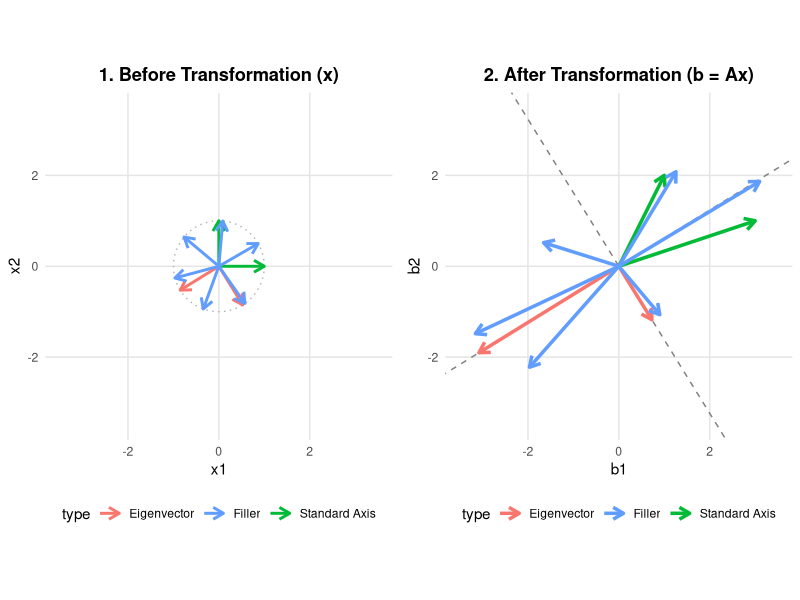

Reproduce this figure in R.
## ---- chunk 1
library(ggplot2)
library(gridExtra) # For arranging plots side-by-side

# --- 1. SETUP ---

# Define a symmetric matrix that stretches and rotates
# A = [ 3  1 ]
#     [ 1  2 ]
A <- matrix(c(3, 1, 1, 2), nrow = 2)

# Get eigen decomposition
eig <- eigen(A)
Q <- eig$vectors
vals <- eig$values

# --- 2. CREATE VECTORS (The "Before" state) ---

# a. Specific vectors of interest
v_e1 <- c(1, 0)
v_e2 <- c(0, 1)
v_q1 <- Q[,1] # Major eigenvector (associated with largest eigenvalue)
v_q2 <- Q[,2] # Minor eigenvector

# b. Filler vectors on the unit circle
# Using angles that likely won't exactly overlap with the specific ones above
angles_filler <- seq(pi/6, 2*pi, length.out = 7)[1:6]
fillers <- lapply(angles_filler, function(th) c(cos(th), sin(th)))

# c. Combine into a data frame
# We label the types for coloring later
df_vecs <- data.frame(
  x_orig = c(v_e1[1], v_e2[1], v_q1[1], v_q2[1], sapply(fillers, `[`, 1)),
  y_orig = c(v_e1[2], v_e2[2], v_q1[2], v_q2[2], sapply(fillers, `[`, 2)),
  type = c("Standard Axis", "Standard Axis", "Eigenvector", "Eigenvector", 
           rep("Filler", 6))
)

# --- 3. CALCULATE TRANSFORMATION (The "After" state) ---

# Apply A to the original vectors: b = Ax
orig_matrix <- as.matrix(df_vecs[, c("x_orig", "y_orig")])
trans_matrix <- t(A %*% t(orig_matrix))

df_vecs$x_trans <- trans_matrix[,1]
df_vecs$y_trans <- trans_matrix[,2]

# Calculate slopes for eigenvector guidelines in Plot 2
slope_q1 <- Q[2,1] / Q[1,1]
slope_q2 <- Q[2,2] / Q[1,2]

# Define colors for consistency
my_colors <- c("Standard Axis" = "#00ba38", # Green
               "Eigenvector" = "#f8766d",   # Red
               "Filler" = "#619cff")        # Blue

# --- 4. PLOTTING ---

# Common theme settings
common_theme <- theme_minimal() +
  theme(
    panel.grid.major = element_line(color = "gray90"),
    panel.grid.minor = element_blank(),
    legend.position = "bottom",
    plot.title = element_text(hjust = 0.5, face="bold")
  )

# Determine plot limits to keep scales identical
max_lim <- max(abs(c(df_vecs$x_trans, df_vecs$y_trans))) * 1.1
xlims <- c(-max_lim, max_lim)
ylims <- c(-max_lim, max_lim)


# ---- Plot 1: Before Transformation (Unit Circle) ----
p1 <- ggplot(df_vecs) +
  # Background unit circle
  annotate("path",
           x = cos(seq(0, 2*pi, length.out=100)),
           y = sin(seq(0, 2*pi, length.out=100)),
           color = "gray70", linetype = "dotted") +
  # The vectors
  geom_segment(aes(x=0, y=0, xend=x_orig, yend=y_orig, color=type), 
               arrow = arrow(length = unit(0.3, "cm")), size=1) +
  scale_color_manual(values = my_colors) +
  coord_fixed(xlim = xlims, ylim = ylims) +
  labs(title = "1. Before Transformation (x)", 
       x = "x1", y = "x2") +
  common_theme

# ---- Plot 2: After Transformation (Oval) ----
p2 <- ggplot(df_vecs) +
  # Background oval (transforming the dense circle path from p1)
  annotate("path",
           x = (A %*% rbind(cos(seq(0,2*pi,100)), sin(seq(0,2*pi,100))))[1,],
           y = (A %*% rbind(cos(seq(0,2*pi,100)), sin(seq(0,2*pi,100))))[2,],
           color = "gray70", linetype = "dotted") +
  
  # Add INVARIANT LINES (dashed lines along original eigenvector directions)
  geom_abline(intercept = 0, slope = slope_q1, linetype="dashed", color="gray50") +
  geom_abline(intercept = 0, slope = slope_q2, linetype="dashed", color="gray50") +
  
  # The transformed vectors
  geom_segment(aes(x=0, y=0, xend=x_trans, yend=y_trans, color=type), 
               arrow = arrow(length = unit(0.3, "cm")), size=1.2) +
  scale_color_manual(values = my_colors) +
  coord_fixed(xlim = xlims, ylim = ylims) +
  labs(title = "2. After Transformation (b = Ax)", 
       x = "b1", y = "b2") +
  common_theme

# Arrange side-by-side
grid.arrange(p1, p2, ncol=2)
